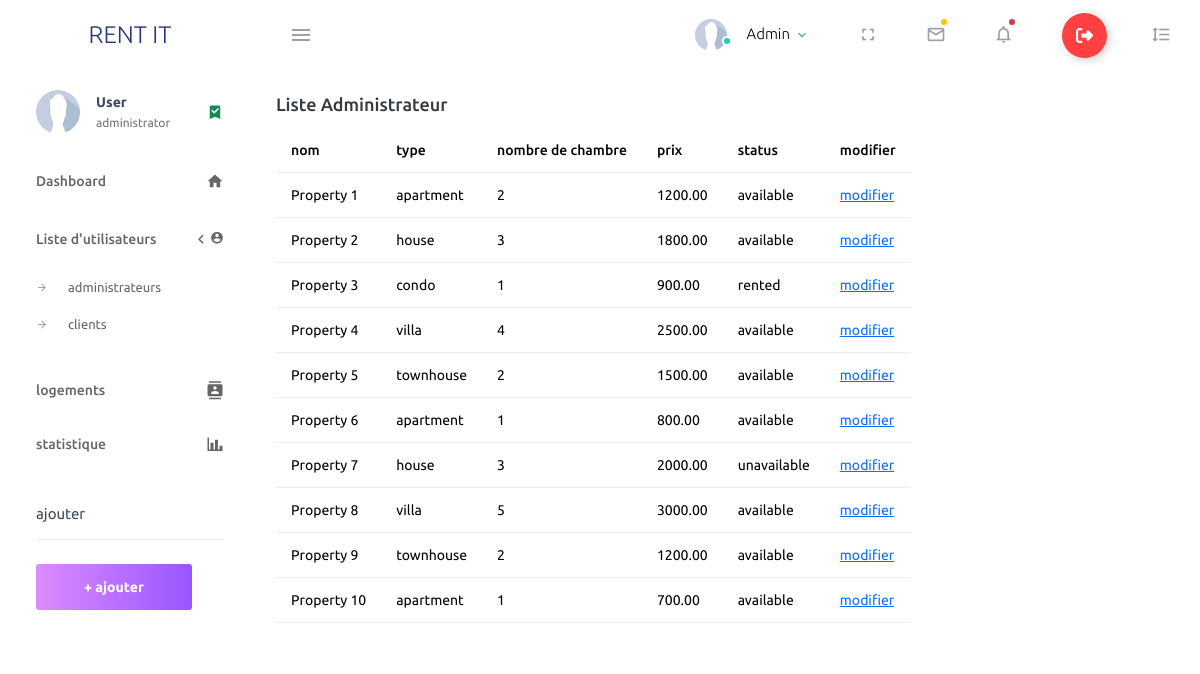
The app's page /index.php?page=listLogement (signed in) with its own data.
### tables this page shows
CREATE TABLE `utilisateur` (
  `id` INT NOT NULL PRIMARY KEY AUTO_INCREMENT,
  `prenom` VARCHAR(50) NOT NULL,
  `nom` VARCHAR(50) NOT NULL,
  `email` VARCHAR(255) NOT NULL,
  `password` VARCHAR(255) NOT NULL,
  `image_path` VARCHAR(255) DEFAULT NULL,
  `type` ENUM('client', 'administrator') NOT NULL
);

CREATE TABLE `logement` (
  `id` INT NOT NULL PRIMARY KEY AUTO_INCREMENT,
  `name` VARCHAR(255) NOT NULL,  
  `adresse` VARCHAR(255) NOT NULL,
  `type_logement` ENUM('apartment', 'house', 'condo', 'villa', 'townhouse', 'other') NOT NULL,
  `nombre_chambres` INT DEFAULT NULL,
  `prix` DECIMAL(10,2) NOT NULL,
  `image_path` VARCHAR(255) DEFAULT NULL,
  `description` TEXT NOT NULL,
  `status` ENUM('available', 'rented', 'unavailable') NOT NULL DEFAULT 'available',
  `area` DECIMAL(10,2) NOT NULL,
  `beds` INT NOT NULL,
  `baths` INT NOT NULL,
  `garage` INT NOT NULL,  
  `city` VARCHAR(100) NOT NULL
);

### database_connection.php (called while the page is built, shortened)
<?php
function getDatabase() {
    $mysqli = new mysqli($GLOBALS['dbhost'], $GLOBALS['dbuser'], $GLOBALS['dbpassword'], $GLOBALS['dbdatabase']);
    return $mysqli;
}
?>

### models/userModel.php (called while the page is built, shortened)
<?php
class UserModel {
    private $db;
    public function __construct() {
        $this->db = $this->connectToDatabase();
    }
    private function connectToDatabase() {
            return getDatabase();
    }
    public function getUserById($userId) {
        $userId = $this->db->real_escape_string($userId);
        $query = "SELECT * FROM utilisateur WHERE id = '$userId'";
        $result = $this->db->query($query);
        $userData = $result->fetch_assoc();
        return $userData;
    }
}
?>

### controllers/userController.php (called while the page is built, shortened)
<?php
require_once('models/userModel.php');
    function getUser(){
        $userId = $_SESSION['id'];
        $userModel = new UserModel();
        $user = $userModel->getUserById($userId);
        return $user;
    }
    ?>

### models/logementModel.php (called while the page is built, shortened)
<?php
class LogementModel {
    private $db;
    public function __construct() {
        $this->db = $this->connectToDatabase();
    }
    private function connectToDatabase() {
        return getDatabase();
    }
    public function getAllLogements() {
        $query = "SELECT * FROM logement";
        $result = $this->db->query($query);
        $logements = [];
        while ($row = $result->fetch_assoc()) {
            $logements[] = $row;
        }
        return $logements;
    }
}
?>

### controllers/logementController.php (called while the page is built, shortened)
<?php
require_once('models/logementModel.php');
function allLogement()
{
  $logementModel = new LogementModel();
  $data = $logementModel->getAllLogements();
  return $data;
}
?>

### view/admin/logementList.php (the view)
<?php
    $logements = allLogement();
?>
<div class="row">
              <div class="col-12 grid-margin">
                <div class="card">
                  <div class="card-body">
                    <h4 class="card-title">Liste administrateur</h4>
                    <div class="table-responsive">
                      <table class="table">
                        <thead>
                          <tr>
                            <th> nom </th>
                            <th> type </th>
                            <th> nombre de chambre </th>
                            <th> prix </th>
                            <th> status </th>
                            <th> modifier </th>
                          </tr>
                        </thead>
                        <tbody>
                            <?php
                            foreach ($logements as $logement) {
                                echo '<tr>
                                <td>'.$logement['name'].' </td>
                                <td>'.$logement['type_logement'].' </td>
                                <td>'.$logement['nombre_chambres'].' </td>
                                <td>'.$logement['prix'].' </td>
                                <td>'.$logement['status'].' </td>
                                <td><a href="'.$_SERVER['PHP_SELF'].'?page=modifier&id='.$logement['id'].'"> modifier</a> </td>
                              </tr>';
                            }
                            ?>
                        </tbody>
                      </table>
                    </div>
                  </div>
                </div>
              </div>
            </div>

### view/admin/header.php (shortened to what this page needs)
<nav class="navbar default-layout-navbar col-lg-12 col-12 p-0 fixed-top d-flex flex-row">
  <div class="text-center navbar-brand-wrapper d-flex align-items-center justify-content-center">
    <a class="navbar-brand brand-logo" href="<?php echo $_SERVER['PHP_SELF'] ?>">RENT IT</a>
  </div>
  <div class="navbar-menu-wrapper d-flex align-items-stretch">
    <button class="navbar-toggler navbar-toggler align-self-center" type="button" data-toggle="minimize">
      <span class="mdi mdi-menu"></span>
    </button>
    <ul class="navbar-nav navbar-nav-right">
      <li class="nav-item nav-profile dropdown">
        <a class="nav-link dropdown-toggle" id="profileDropdown" href="#profile" data-bs-toggle="dropdown"
          aria-expanded="false">
          <div class="nav-profile-img">
            <img src="assets\img\UsersImages\<?php echo $user['image_path'] ?>" alt="<?php echo $user['image_path'] ?>">
            <span class="availability-status online"></span>
          </div>
          <div class="nav-profile-text">
            <p class="mb-1 text-black">
              <?php echo $user['prenom'] ?>
            </p>
          </div>
        </a>
      </li>
      <li class="nav-item d-none d-lg-block full-screen-link">
        <a class="nav-link">
          <i class="mdi mdi-fullscreen" id="fullscreen-button"></i>
        </a>
      </li>
      <li class="nav-item dropdown">
        <a class="nav-link count-indicator dropdown-toggle" id="messageDropdown" href="#" data-bs-toggle="dropdown"
          aria-expanded="false">
          <i class="mdi mdi-email-outline"></i>
          <span class="count-symbol bg-warning"></span>
        </a>
      </li>
      <li class="nav-item dropdown">
        <a class="nav-link count-indicator dropdown-toggle" id="notificationDropdown" href="#"
          data-bs-toggle="dropdown">
          <i class="mdi mdi-bell-outline"></i>
          <span class="count-symbol bg-danger"></span>
        </a>
      </li>
      <li class="nav-item nav-logout d-none d-lg-block">
        <a href="<?php echo $_SERVER['PHP_SELF']. '?page=logout'  ?>" class="text-reset nav-link">
          <button class="logout-Btn">
            <div class="logout-sign"></div>
          </button>
        </a>
      </li>
      <li class="nav-item nav-settings d-none d-lg-block">
        <a class="nav-link" href="#">
          <i class="mdi mdi-format-line-spacing"></i>
        </a>
      </li>
    </ul>
  </div>
</nav>

### view/admin/sidebar.php (shortened to what this page needs)
<nav class="sidebar sidebar-offcanvas" id="sidebar">
  <ul class="nav">
    <li class="nav-item nav-profile">
      <a href="#profile" class="nav-link">
        <div class="nav-profile-image">
          <img src="assets\img\UsersImages\<?php echo $user['image_path'] ?>" alt="<?php echo $user['image_path'] ?>">
        </div>
        <div class="nav-profile-text d-flex flex-column">
          <span class="font-weight-bold mb-2"><?php echo $user['nom'] ?></span>
          <span class="text-secondary text-small"><?php echo $user['type'] ?></span>
        </div>
        <i class="mdi mdi-bookmark-check text-success nav-profile-badge"></i>
      </a>
    </li>
    <li class="nav-item">
      <a class="nav-link" href="<?php echo $_SERVER['PHP_SELF'] ?>">
        <span class="menu-title">Dashboard</span>
        <i class="mdi mdi-home menu-icon"></i>
      </a>
    </li>
    <li class="nav-item">
      <a class="nav-link" data-bs-toggle="collapse" href="#ui-basic" aria-expanded="false" aria-controls="ui-basic">
        <span class="menu-title">Liste d'utilisateurs</span>
        <i class="menu-arrow"></i>
        <i class="mdi mdi-account-circle"></i>
      </a>
      <div class="collapse" id="ui-basic">
        <ul class="nav flex-column sub-menu">
          <li class="nav-item"> <a class="nav-link" href="<?php echo htmlspecialchars($_SERVER['PHP_SELF']) . '?page=adminList'?>">administrateurs</a></li>
          <li class="nav-item"> <a class="nav-link" href="<?php echo htmlspecialchars($_SERVER['PHP_SELF']) . '?page=clientList'?>">clients</a></li>
        </ul>
      </div>
    </li>
    <li class="nav-item">
      <a class="nav-link" href="<?php echo htmlspecialchars($_SERVER['PHP_SELF']) . '?page=listLogement'?>">
        <span class="menu-title">logements</span>
        <i class="mdi mdi-contacts menu-icon"></i>
      </a>
    </li>
    <li class="nav-item">
      <a class="nav-link" href="<?php echo htmlspecialchars($_SERVER['PHP_SELF']) . '?page=statistique'?>">
        <span class="menu-title">statistique</span>
        <i class="mdi mdi-chart-bar menu-icon"></i>
      </a>
    </li>
    <li class="nav-item sidebar-actions">
      <span class="nav-link">
        <div class="border-bottom">
          <h6 class="font-weight-normal mb-3">ajouter</h6>
        </div>
        <a href="#ajout">
          <button class="btn btn-block btn-lg btn-gradient-primary mt-4">+ ajouter</button>
        </a>
      </span>
    </li>
  </ul>
</nav>

### assets/css/costom.css (style rules this page uses)
.logout-Btn { display: flex; align-items: center; justify-content: flex-start; width: 45px; height: 45px; border: none; border-radius: 50%; cursor: pointer; position: relative; overflow: hidden; transition-duration: .3s; box-shadow: 2px 2px 10px rgba(0, 0, 0, 0.199); background-color: rgb(255, 65, 65); }
.logout-sign { width: 100%; transition-duration: .3s; display: flex; align-items: center; justify-content: center; }
.logout-sign svg { width: 17px; }

### assets/css/style.css (style rules this page uses)
* { margin: 0; padding: 0; box-sizing: border-box; font-family: 'Quicksand', sans-serif; }
body { font-family: "Poppins", sans-serif; color: #555555; }
h1, h2, h3, h4, h5, h6 { color: #000000; }
a { color: #000000; text-decoration: none; transition: all 0.5s ease; }
.btn { transition: 0.5s ease; }
.navbar-toggler { position: relative; }
.navbar-toggler span { display: block; background-color: #000000; height: 3px; width: 25px; margin-top: 4px; margin-bottom: 4px; transform: rotate(0deg); left: 0; opacity: 1; }
.navbar-toggler span:nth-child(1), .navbar-toggler span:nth-child(3) { transition: transform 0.35s ease-in-out; }
.navbar-toggler:not(.collapsed) span:nth-child(1) { position: absolute; left: 12px; top: 10px; transform: rotate(135deg); opacity: 0.9; }

### records on screen
utilisateur: image_path (placeholder picture), prenom "Admin", nom "User", type "administrator"
logement: name "Property 1", type_logement "apartment", nombre_chambres "2", prix "1200.00", status "available"
logement: name "Property 2", type_logement "house", nombre_chambres "3", prix "1800.00", status "available"
logement: name "Property 3", type_logement "condo", nombre_chambres "1", prix "900.00", status "rented"
logement: name "Property 4", type_logement "villa", nombre_chambres "4", prix "2500.00", status "available"
logement: name "Property 5", type_logement "townhouse", nombre_chambres "2", prix "1500.00", status "available"
logement: name "Property 6", type_logement "apartment", nombre_chambres "1", prix "800.00", status "available"
logement: name "Property 7", type_logement "house", nombre_chambres "3", prix "2000.00", status "unavailable"
logement: name "Property 8", type_logement "villa", nombre_chambres "5", prix "3000.00", status "available"
logement: name "Property 9", type_logement "townhouse", nombre_chambres "2", prix "1200.00", status "available"
logement: name "Property 10", type_logement "apartment", nombre_chambres "1", prix "700.00", status "available"
